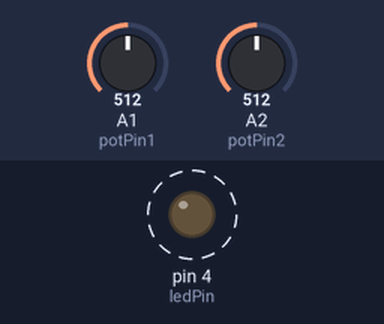
A sketch run on a simulated Arduino Uno, built with avr-gcc and run on an emulated ATmega328P. Shown: output pins drawn as LEDs (lit = HIGH). Dashed ring = blinking. The test bench sets the inputs (shaded band); at power-on: A1 (potPin1) = 512, A2 (potPin2) = 512.

Above: at 1.7 s.
1.8 s: A1 (potPin1) set to 0
At 2.05 s:
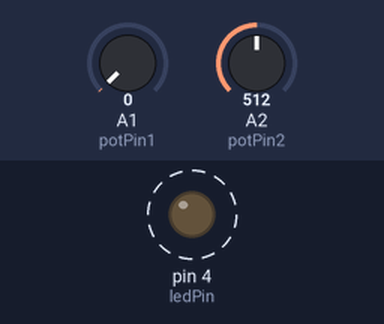
5.3 s: A2 (potPin2) set to 0
At 5.69 s:
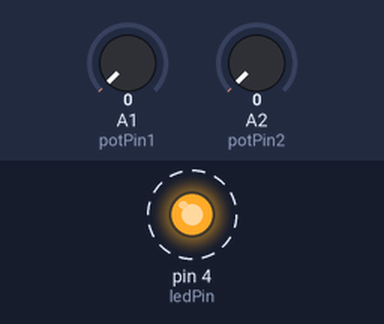
7.0 s: A1 (potPin1) set to 306
At 7.4 s:
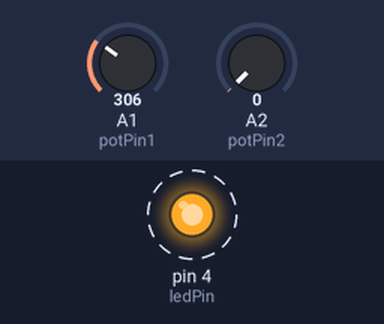
10.5 s: A2 (potPin2) set to 900
Timing chart, 0 to 15.0 s (numbered marks = the images above; inputs shaded):
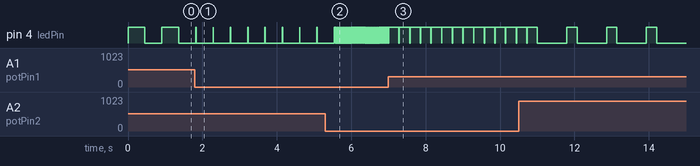

The sketch:

el_test_1.ino
```cpp
const int ledPin =  4;

int potPin1 = 1;
int potPin2 = 2;

int potVal1 = 0;
int potVal2 = 0;

int mapVal1 = 0;
int mapVal2 = 0;

int intervalON = 0;
int intervalOFF = 0;
// the setup function runs once when you press reset or power the board
void setup() {
  // initialize digital pin 13 as an output.
  pinMode(ledPin, OUTPUT);
}

// the loop function runs over and over again forever
void loop() {

  potVal1 = analogRead(potPin1);
  potVal2 = analogRead(potPin2);

  mapVal1 = map(potVal1, 0, 1023, 10, 900);
  mapVal2 = map(potVal2, 0, 1023, 10, 900);

  intervalON = mapVal1;
  intervalOFF = mapVal2;

  digitalWrite(ledPin, HIGH);   // turn the LED on (HIGH is the voltage level)
  delay(intervalON);              // wait for a second
  digitalWrite(ledPin, LOW);    // turn the LED off by making the voltage LOW
  delay(intervalOFF);              // wait for a second
}
```

Measured:
- after the input at 1.8 s, pin 4 (ledPin): alternates HIGH for 0.01 s and LOW for 0.46 s, starting at once
- after the input at 5.3 s, pin 4 (ledPin): alternates HIGH for 0.01 s and LOW for 0.01 s, starting after 0.26 s
- after the input at 7.0 s, pin 4 (ledPin): alternates HIGH for 0.28 s and LOW for 0.01 s, starting after 0.28 s
- by itself, pin 4 (ledPin): alternates HIGH for 0.46 s and LOW for 0.46 s
